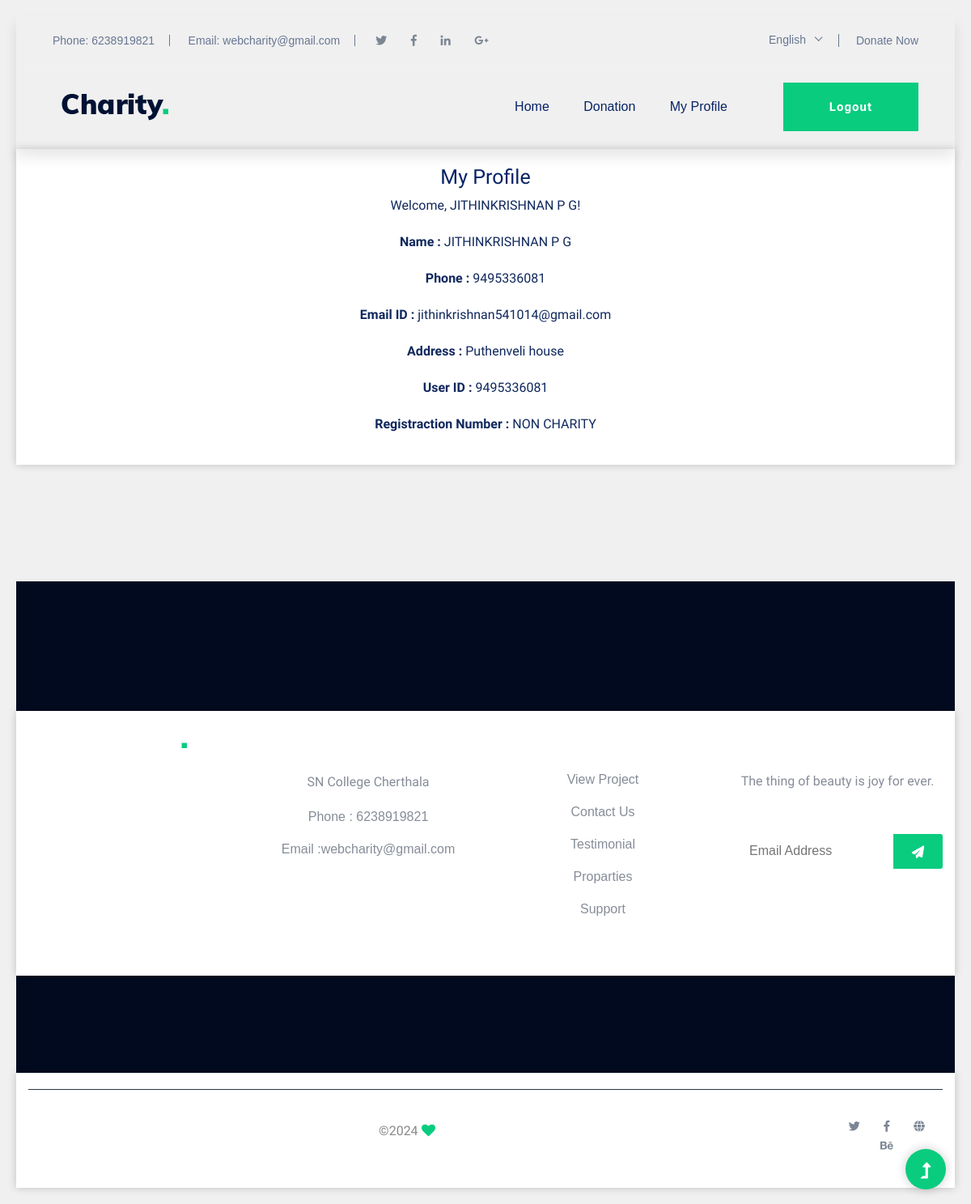
Page /MyProfileCharity/ (signed in) on the committed database.
### home/models.py (models this page shows)
class CharityRegistrationTBL(models.Model):
    phone=models.CharField(max_length=10,primary_key=True)
    charityName=models.CharField(max_length=40,unique=False)
    email=models.CharField(max_length=30,unique=False)
    RegistrationNumber=models.CharField(max_length=40,unique=False)
    address=models.CharField(max_length=50)

### home/views.py (the view)
# urls.py: path('MyProfileCharity/',views.MyProfileCharity,name='MyProfileCharity'),
@csrf_exempt
def MyProfileCharity(request):
    phone_number = request.session['UserName']
    a=True
    if a:
        ob = CharityRegistrationTBL.objects.get(phone=phone_number)
        user = {
            'phone':ob.phone,
            'charityName': ob.charityName,
            'email': ob.email,
            'RegistrationNumber': ob.RegistrationNumber,
            'address': ob.address,
        }
        return render(request,'charity/MyProfileCharity.html',user)
    else:
        return render(request, 'charity/MyProfileCharity.html',{})

### templates/charity/MyProfileCharity.html (shortened to what this page needs)
{% load static %}
<!doctype html>
<html class="no-js" lang="zxx">
<head>
	<link rel="stylesheet" href="{% static 'assets/css/bootstrap.min.css' %}">
	<link rel="stylesheet" href="{% static 'assets/css/owl.carousel.min.css' %}">
	<link rel="stylesheet" href="{% static 'assets/css/slicknav.css' %}">
    <link rel="stylesheet" href="{% static 'assets/css/flaticon.css' %}">
    <link rel="stylesheet" href="{% static 'assets/css/progressbar_barfiller.css' %}">
    <link rel="stylesheet" href="{% static 'assets/css/gijgo.css' %}">
    <link rel="stylesheet" href="{% static 'assets/css/animate.min.css' %}">
    <link rel="stylesheet" href="{% static 'assets/css/animated-headline.css' %}">
	<link rel="stylesheet" href="{% static 'assets/css/magnific-popup.css' %}">
	<link rel="stylesheet" href="{% static 'assets/css/fontawesome-all.min.css' %}">
	<link rel="stylesheet" href="{% static 'assets/css/themify-icons.css' %}">
	<link rel="stylesheet" href="{% static 'assets/css/slick.css' %}">
	<link rel="stylesheet" href="{% static 'assets/css/nice-select.css' %}">
	<link rel="stylesheet" href="{% static 'assets/css/style.css' %}">
</head>
<body>
    <header>
        <div class="header-area">
            <div class="main-header ">
                <div class="header-top d-none d-lg-block">
                    <div class="container-fluid">
                        <div class="col-xl-12">
                            <div class="row d-flex justify-content-between align-items-center">
                                <div class="header-info-left d-flex">
                                    <ul>
                                        <li>Phone: 6238919821</li>
                                        <li>Email: webcharity@gmail.com</li>
                                    </ul>
                                    <div class="header-social">
                                        <ul>
                                            <li><a href="#"><i class="fab fa-twitter"></i></a></li>
                                            <li><a  href="#"><i class="fab fa-facebook-f"></i></a></li>
                                            <li><a href="#"><i class="fab fa-linkedin-in"></i></a></li>
                                            <li> <a href="#"><i class="fab fa-google-plus-g"></i></a></li>
                                        </ul>
                                    </div>
                                </div>
                                <div class="header-info-right d-flex align-items-center">
                                    <div class="select-this">
                                    </div>
                                    <ul class="contact-now">
                                        <li><a href="#">Donate Now</a></li>
                                    </ul>
                                </div>
                            </div>
                        </div>
                    </div>
                </div>
                <div class="header-bottom  header-sticky">
                    <div class="container-fluid">
                        <div class="row align-items-center">
                            <div class="col-xl-2 col-lg-2">
                                <div class="logo">
                                    <a href="#"><img src="{% static 'assets/img/logo/logo.png' %}" alt=""></a>
                                </div>
                            </div>
                            <div class="col-xl-10 col-lg-10">
                                <div class="menu-wrapper  d-flex align-items-center justify-content-end">
                                    <div class="main-menu d-none d-lg-block">
                                        <nav>
                                            <ul id="navigation">
                                                <li><a href="{% url 'charityhome' %}">Home</a></li>
                                                <li><a href="#">Donation</a>
                                                </li>
                                                <li><a href="{% url 'MyProfileCharity' %}">My Profile</a></li>
                                            </ul>
                                        </nav>
                                    </div>
                                    <div class="header-right-btn d-none d-lg-block ml-20">
                                        <a href="{% url 'site' %}" class="btn header-btn">Logout</a>
                                    </div>
                                </div>
                            </div>
                            <div class="col-12">
                            </div>
                        </div>
                    </div>
                </div>
            </div>
        </div>
    </header>
    <body style="text-align: center; background-color: #f0f0f0; font-family: Arial, sans-serif; padding: 20px;">
        <div class="container">
            <h1>My Profile</h1>
            <p>Welcome, {{ charityName }}!</p>
            <div class="user-data">
                <p><strong>Name : </strong> {{ charityName }} </p>
                <p><strong>Phone : </strong> {{ phone }}</p>
                <p><strong>Email ID : </strong> {{ email }}</p>
                <p><strong>Address : </strong> {{ address }}</p>
                <p><strong>User ID : </strong> {{ phone }}</p>
                <p><strong>Registraction Number : </strong> {{ RegistrationNumber }}</p>
            </div>
        </div>
<br>
<br>
<br>
<br>
<br>
<br>
    </body>
    <footer>
        <div class="footer-wrapper section-bg2" data-background="{% static 'assets/img/gallery/footer_bg.png' %}">
            <div class="footer-area footer-padding">
                <div class="container">
                    <div class="row d-flex justify-content-between">
                        <div class="col-xl-3 col-lg-3 col-md-4 col-sm-6">
                        <div class="single-footer-caption mb-50">
                            <div class="single-footer-caption mb-30">
                                <div class="footer-tittle">
                                    <div class="footer-logo mb-20">
                                        <a href="index.html"><img src="{% static 'assets/img/logo/logo2_footer.png' %}" alt=""></a>
                                    </div>
                                </div>
                            </div>
                        </div>
                        </div>
                        <div class="col-xl-3 col-lg-3 col-md-4 col-sm-5">
                            <div class="single-footer-caption mb-50">
                                <div class="footer-tittle">
                                    <h4>Contact Info</h4>
                                    <ul>
                                        <li>
                                            <p>SN College Cherthala</p>
                                        </li>
                                        <li><a href="#">Phone : 6238919821</a></li>
                                        <li><a href="#">Email :webcharity@gmail.com</a></li>
                                    </ul>
                                </div>
                            </div>
                        </div>
                        <div class="col-xl-3 col-lg-3 col-md-4 col-sm-5">
                            <div class="single-footer-caption mb-50">
                                <div class="footer-tittle">
                                    <h4>Important Link</h4>
                                    <ul>
                                        <li><a href="#"> View Project</a></li>
                                        <li><a href="#">Contact Us</a></li>
                                        <li><a href="#">Testimonial</a></li>
                                        <li><a href="#">Proparties</a></li>
                                        <li><a href="#">Support</a></li>
                                    </ul>
                                </div>
                            </div>
                        </div>
                        <div class="col-xl-3 col-lg-3 col-md-4 col-sm-5">
                            <div class="single-footer-caption mb-50">
                                <div class="footer-tittle">
                                    <h4>Newsletter</h4>
                                    <div class="footer-pera footer-pera2">
                                        <p>The thing of beauty is joy for ever.</p>
                                </div>
                                <div class="footer-form" >
                                    <div id="mc_embed_signup">
                                        <form target="_blank" action="https://spondonit.us12.list-manage.com/subscribe/post?u=1462626880ade1ac87bd9c93a&amp;id=92a4423d01"
                                        method="get" class="subscribe_form relative mail_part">
                                            <input type="email" name="email" id="newsletter-form-email" placeholder="Email Address"
                                            class="placeholder hide-on-focus" onfocus="this.placeholder = ''"
                                            onblur="this.placeholder = ' Email Address '">
                                            <div class="form-icon">
                                                <button type="submit" name="submit" id="newsletter-submit"
                                                class="email_icon newsletter-submit button-contactForm"><img src="{% static 'assets/img/gallery/form.png' %}" alt=""></button>
                                            </div>
                                        </form>
                                    </div>
                                </div>
                                </div>
                            </div>
                        </div>
                    </div>
                </div>
            </div>
            <div class="footer-bottom-area">
                <div class="container">
                    <div class="footer-border">
                        <div class="row d-flex justify-content-between align-items-center">
                            <div class="col-xl-10 col-lg-9 ">
                                <div class="footer-copy-right">
                                    <p>
                                        &copy;<script>document.write(new Date().getFullYear());</script> <i class="fa fa-heart" aria-hidden="true"></i>  <a href="https://colorlib.com" target="_blank"></a>
                                         </p>
                                </div>
                            </div>
                            <div class="col-xl-2 col-lg-3">
                                <div class="footer-social f-right">
                                    <a href="#"><i class="fab fa-twitter"></i></a>
                                    <a  href="https://www.facebook.com/sai4ull"><i class="fab fa-facebook-f"></i></a>
                                    <a href="#"><i class="fas fa-globe"></i></a>
                                    <a href="#"><i class="fab fa-behance"></i></a>
                                </div>
                            </div>
                        </div>
                    </div>
                </div>
            </div>
        </div>
    <div id="back-top" >
        <a title="Go to Top" href="#"> <i class="fas fa-level-up-alt"></i></a>
    </div>
    </body>
</html>

### templates/charity/MyProfileCharity.html (style rules this page uses)
body { font-family: Arial, sans-serif; background-color: #f0f0f0; margin: 0; padding: 0; }
.container { max-width: 600px; margin: 0 auto; background-color: #fff; padding: 20px; box-shadow: 0px 0px 10px rgba(0, 0, 0, 0.2); }
h1 { color: #333; }
p { font-size: 18px; color: #666; margin-bottom: 15px; }
.user-data { font-size: 16px; color: #777; }

### rows in the picture
CharityRegistrationTBL: charityName "JITHINKRISHNAN P G", phone "9495336081", email "jithinkrishnan541014@gmail.com", address "Puthenveli house", RegistrationNumber "NON CHARITY"
